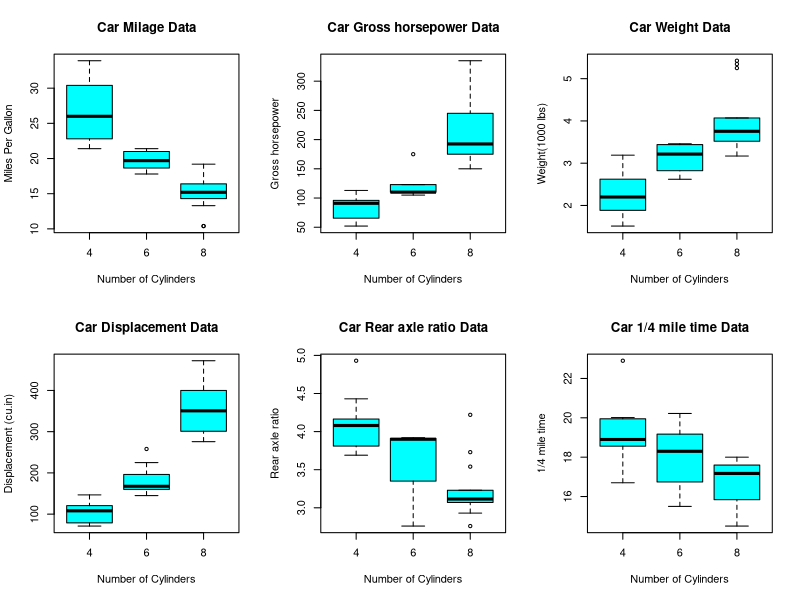
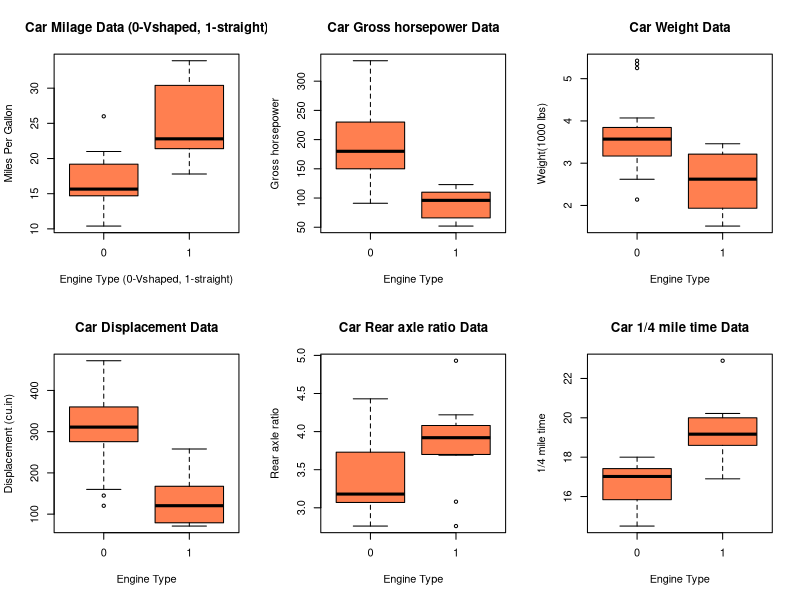
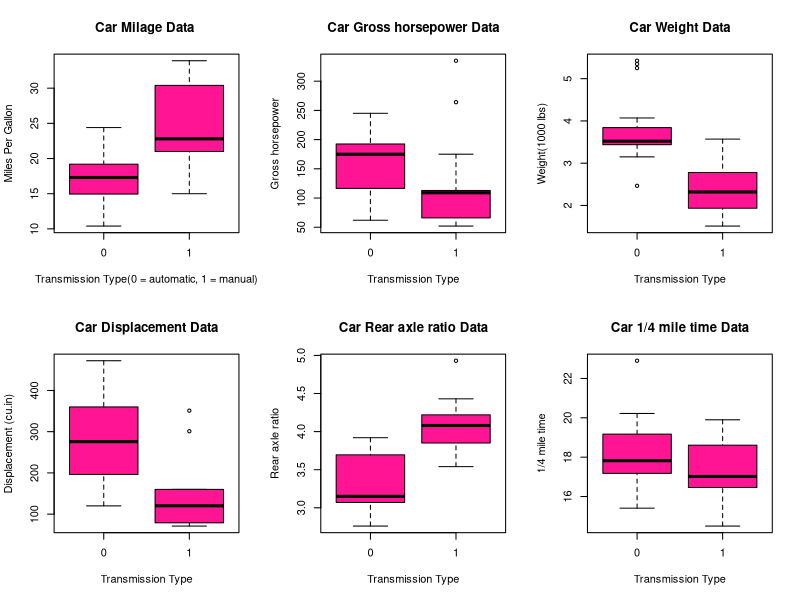
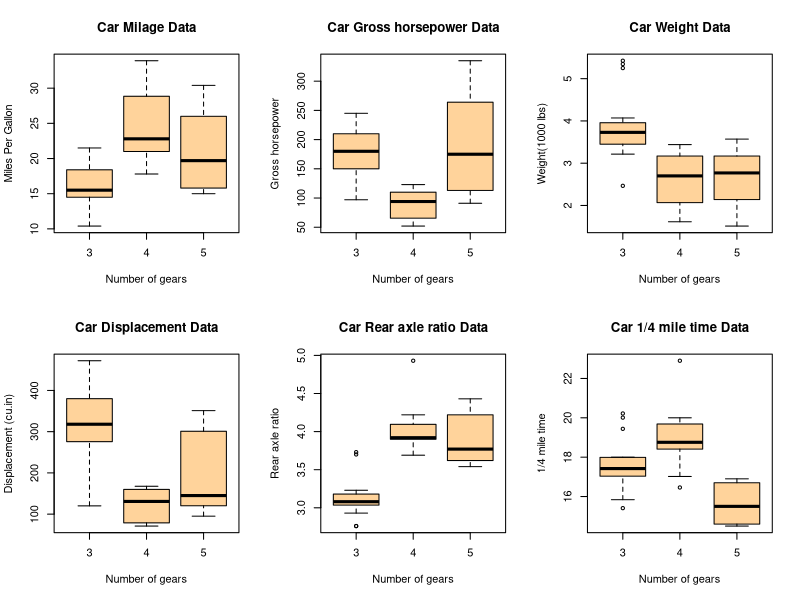
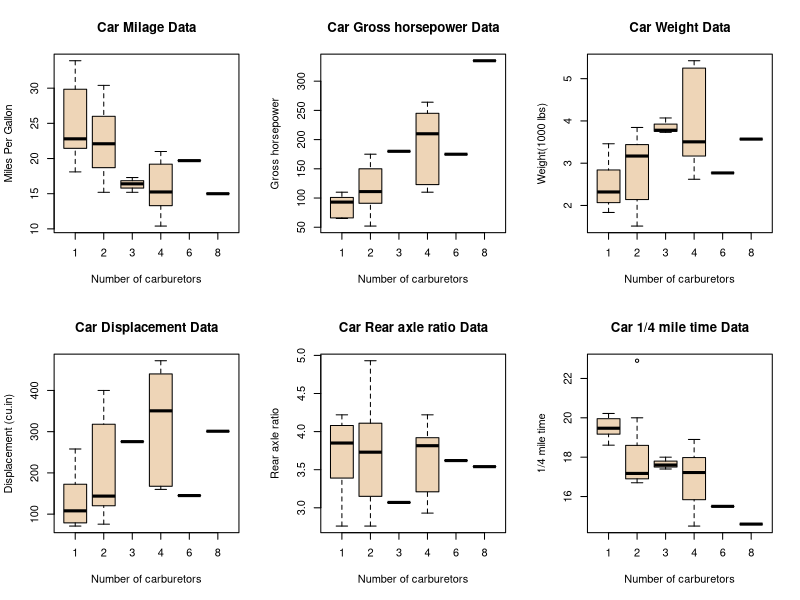
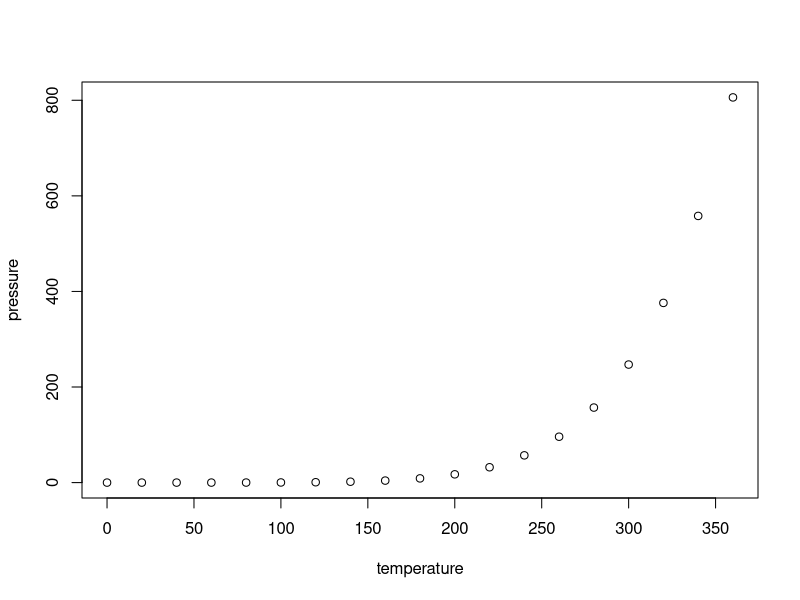

Generate these figures, in order, with R:
## ---- chunk 1
# assignment 7.3

#1.  Create a box and whisker plot by class using mtcars dataset
library(tidyr)
library(plyr)
par(mfcol=c(2,3))
# Boxplot of MPG by Car Cylinders 
boxplot(mpg~cyl,data=mtcars, main="Car Milage Data", 
        xlab="Number of Cylinders", ylab="Miles Per Gallon", col = "cyan")

# Boxplot of  Displacement by Car Cylinders 
boxplot(disp~cyl,data=mtcars, main="Car Displacement Data", 
        xlab="Number of Cylinders", ylab="Displacement (cu.in)", col = "cyan")

# Boxplot of Gross horsepower by Car Cylinders 
boxplot(hp~cyl,data=mtcars, main="Car Gross horsepower Data", 
        xlab="Number of Cylinders", ylab="Gross horsepower", col = "cyan")

# Boxplot of Rear axle ratio by Car Cylinders 
boxplot(drat~cyl,data=mtcars, main="Car Rear axle ratio Data", 
        xlab="Number of Cylinders", ylab="Rear axle ratio", col = "cyan")

# Boxplot of Weight by Car Cylinders 
boxplot(wt~cyl,data=mtcars, main="Car Weight Data", 
        xlab="Number of Cylinders", ylab="Weight(1000 lbs)", col = "cyan")

# Boxplot of qsec by Car Cylinders 
boxplot(qsec~cyl,data=mtcars, main="Car 1/4 mile time Data", 
        xlab="Number of Cylinders", ylab="1/4 mile time", col = "cyan")


# next cateogry variable Vs

par(mfcol=c(2,3))
# Boxplot of MPG by Car Engine (0 = Vshaped, 1= straight) 
boxplot(mpg~vs,data=mtcars, main="Car Milage Data (0-Vshaped, 1-straight)", 
        xlab="Engine Type (0-Vshaped, 1-straight)", ylab="Miles Per Gallon", col = "coral")

# Boxplot of  Displacement by Car Engine (0 = Vshaped, 1= straight) 
boxplot(disp~vs,data=mtcars, main="Car Displacement Data", 
        xlab="Engine Type", ylab="Displacement (cu.in)", col = "coral")

# Boxplot of Gross horsepower by Car Engine (0 = Vshaped, 1= straight) 
boxplot(hp~vs,data=mtcars, main="Car Gross horsepower Data", 
        xlab="Engine Type", ylab="Gross horsepower", col = "coral")

# Boxplot of Rear axle ratio by Car Engine (0 = Vshaped, 1= straight) 
boxplot(drat~vs,data=mtcars, main="Car Rear axle ratio Data", 
        xlab="Engine Type", ylab="Rear axle ratio", col = "coral")

# Boxplot of Weight by Car Engine (0 = Vshaped, 1= straight) 
boxplot(wt~vs,data=mtcars, main="Car Weight Data", 
        xlab="Engine Type", ylab="Weight(1000 lbs)", col = "coral")

# Boxplot of qsec by Car Engine (0 = Vshaped, 1= straight) 
boxplot(qsec~vs,data=mtcars, main="Car 1/4 mile time Data", 
        xlab="Engine Type", ylab="1/4 mile time", col = "coral")

## ---- chunk 2
#Plot for Transmission variable
par(mfcol=c(2,3))
# Boxplot of MPG by Car Engine Transmission (0 = automatic, 1 = manual) 
boxplot(mpg~am,data=mtcars, main="Car Milage Data ", 
        xlab="Transmission Type(0 = automatic, 1 = manual)", ylab="Miles Per Gallon", col = "deeppink")

# Boxplot of  Displacement by Car Engine Transmission (0 = automatic, 1 = manual) 
boxplot(disp~am,data=mtcars, main="Car Displacement Data", 
        xlab="Transmission Type", ylab="Displacement (cu.in)", col = "deeppink")

# Boxplot of Gross horsepower by Car Engine Transmission (0 = automatic, 1 = manual) 
boxplot(hp~am,data=mtcars, main="Car Gross horsepower Data", 
        xlab="Transmission Type", ylab="Gross horsepower", col = "deeppink")

# Boxplot of Rear axle ratio by Car Engine Transmission (0 = automatic, 1 = manual) 
boxplot(drat~am,data=mtcars, main="Car Rear axle ratio Data", 
        xlab="Transmission Type", ylab="Rear axle ratio", col = "deeppink")

# Boxplot of Weight by Car Engine Transmission (0 = automatic, 1 = manual) 
boxplot(wt~am,data=mtcars, main="Car Weight Data", 
        xlab="Transmission Type", ylab="Weight(1000 lbs)", col = "deeppink")

# Boxplot of qsec by Car Engine Transmission (0 = automatic, 1 = manual) 
boxplot(qsec~am,data=mtcars, main="Car 1/4 mile time Data", 
        xlab="Transmission Type", ylab="1/4 mile time", col = "deeppink")

# plot for gear data
par(mfcol=c(2,3))
# Boxplot of MPG by Car Engine Number of forward gears 
boxplot(mpg~gear,data=mtcars, main="Car Milage Data", 
        xlab="Number of gears", ylab="Miles Per Gallon", col = "burlywood1")

# Boxplot of  Displacement by Car Engine Number of forward gears 
boxplot(disp~gear,data=mtcars, main="Car Displacement Data", 
        xlab="Number of gears", ylab="Displacement (cu.in)", col = "burlywood1")

# Boxplot of Gross horsepower by Car Engine Number of forward gears 
boxplot(hp~gear,data=mtcars, main="Car Gross horsepower Data", 
        xlab="Number of gears", ylab="Gross horsepower", col = "burlywood1")

# Boxplot of Rear axle ratio by Car Engine Number of forward gears 
boxplot(drat~gear,data=mtcars, main="Car Rear axle ratio Data", 
        xlab="Number of gears", ylab="Rear axle ratio", col = "burlywood1")

# Boxplot of Weight by Car Engine Number of forward gears 
boxplot(wt~gear,data=mtcars, main="Car Weight Data", 
        xlab="Number of gears", ylab="Weight(1000 lbs)", col = "burlywood1")

# Boxplot of qsec by Car Engine Number of forward gears 
boxplot(qsec~gear,data=mtcars, main="Car 1/4 mile time Data", 
        xlab="Number of gears", ylab="1/4 mile time", col = "burlywood1")


#plot for carburetors
par(mfcol=c(2,3))
# Boxplot of MPG by Car Engine Number of carburetors 
boxplot(mpg~carb,data=mtcars, main="Car Milage Data", 
        xlab="Number of carburetors", ylab="Miles Per Gallon", col = "bisque2")

# Boxplot of  Displacement by Car Engine Number of carburetors 
boxplot(disp~carb,data=mtcars, main="Car Displacement Data", 
        xlab="Number of carburetors", ylab="Displacement (cu.in)", col = "bisque2")

# Boxplot of Gross horsepower by Car Engine Number of carburetors 
boxplot(hp~carb,data=mtcars, main="Car Gross horsepower Data", 
        xlab="Number of carburetors", ylab="Gross horsepower", col = "bisque2")

# Boxplot of Rear axle ratio by Car Engine Number of carburetors 
boxplot(drat~carb,data=mtcars, main="Car Rear axle ratio Data", 
        xlab="Number of carburetors", ylab="Rear axle ratio", col = "bisque2")

# Boxplot of Weight by Car Engine Number of carburetors 
boxplot(wt~carb,data=mtcars, main="Car Weight Data", 
        xlab="Number of carburetors", ylab="Weight(1000 lbs)", col = "bisque2")

# Boxplot of qsec by Car Engine Number of carburetors 
boxplot(qsec~carb,data=mtcars, main="Car 1/4 mile time Data", 
        xlab="Number of carburetors", ylab="1/4 mile time", col = "bisque2")

par(mfcol= c(1,1))
## ---- chunk 3
knitr::opts_chunk$set(echo = TRUE)
## ---- chunk 4
summary(cars)
## ---- chunk 5
plot(pressure)
